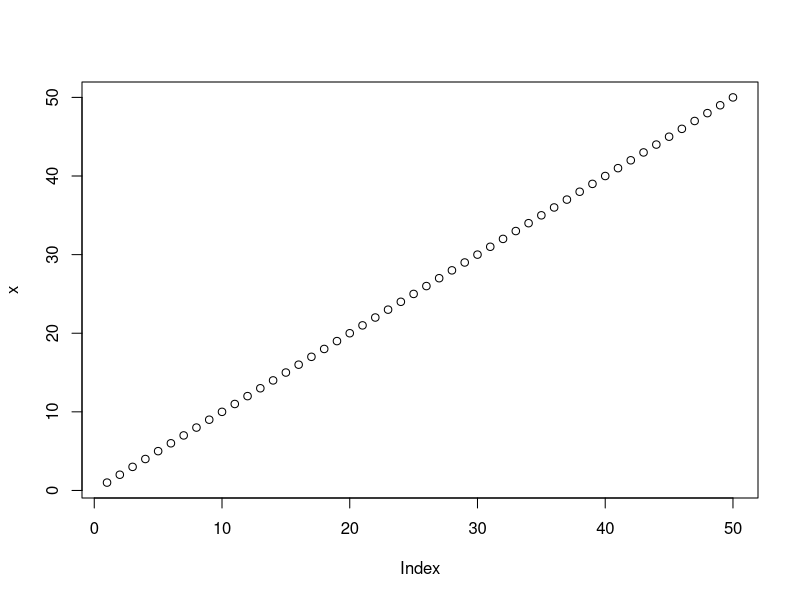
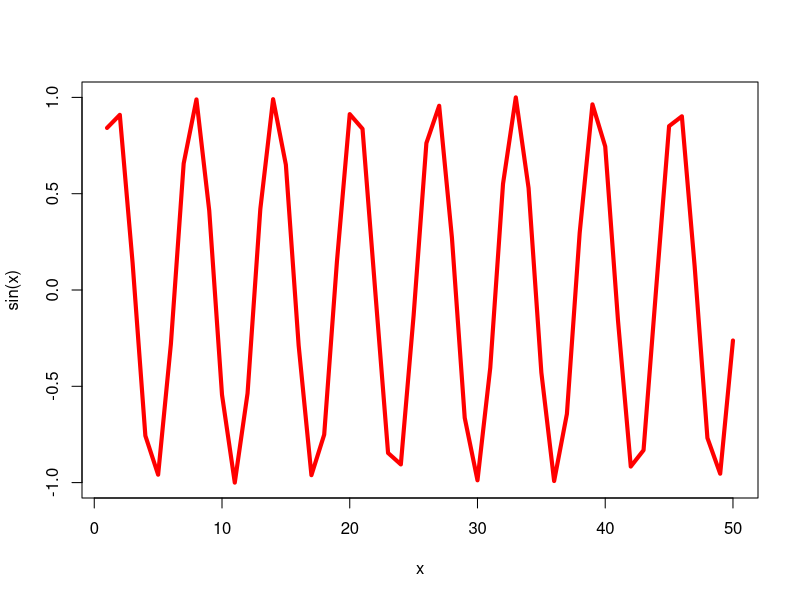
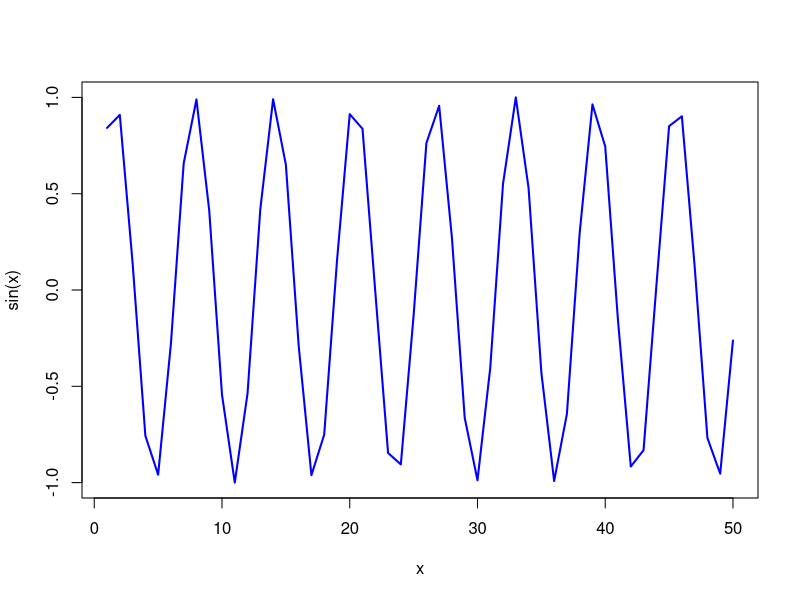

These charts were generated, in order, by the following R code:
#My first R Script
x <- 1:50
plot(x)

plot(x, sin(x), type="l", col="red", lwd=4)     

plot(x=x, y=sin(x), col="blue", typ="l", lwd=2)

